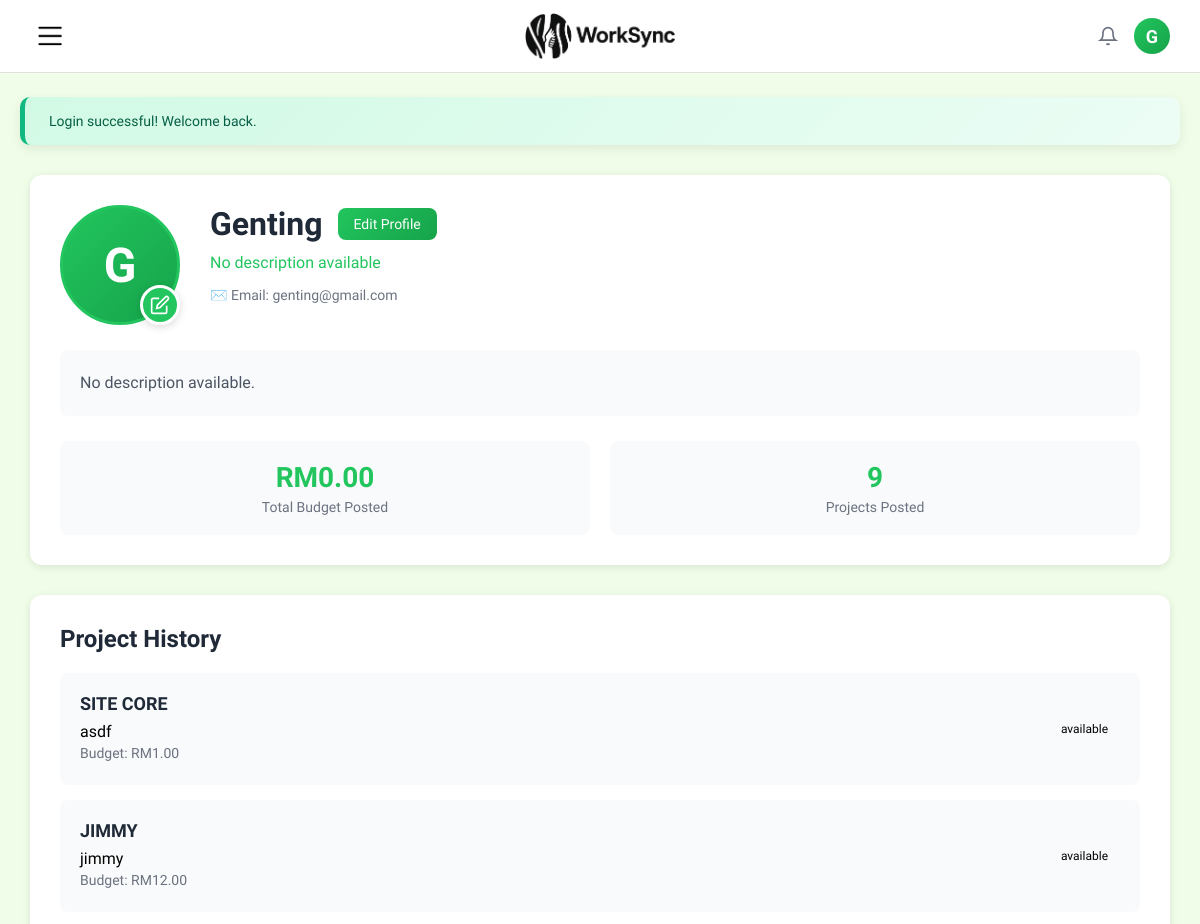
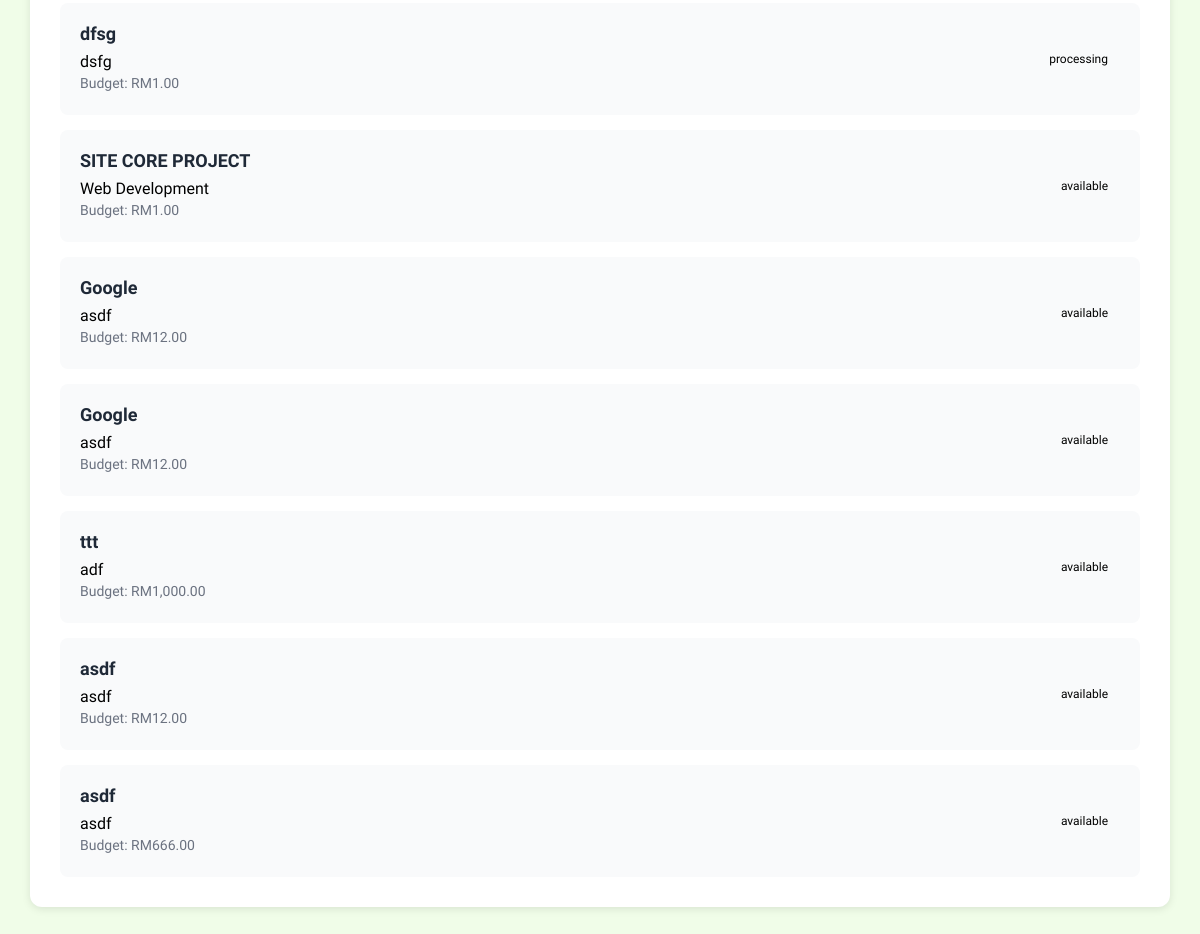
The app's page /page/client_profile.php (signed in), older data (2 pictures, top to bottom).
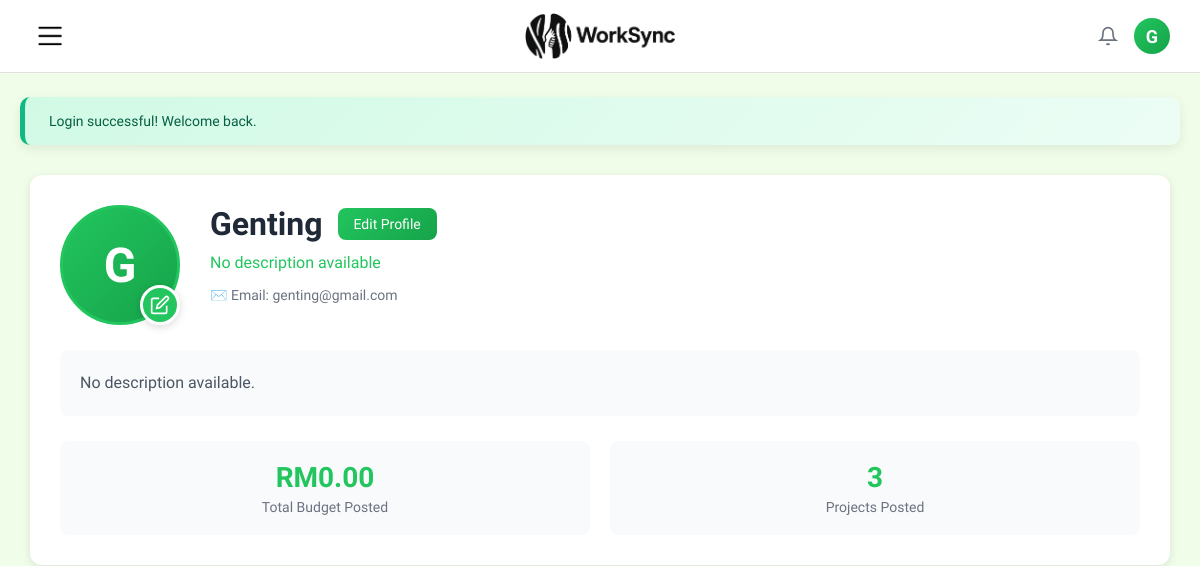
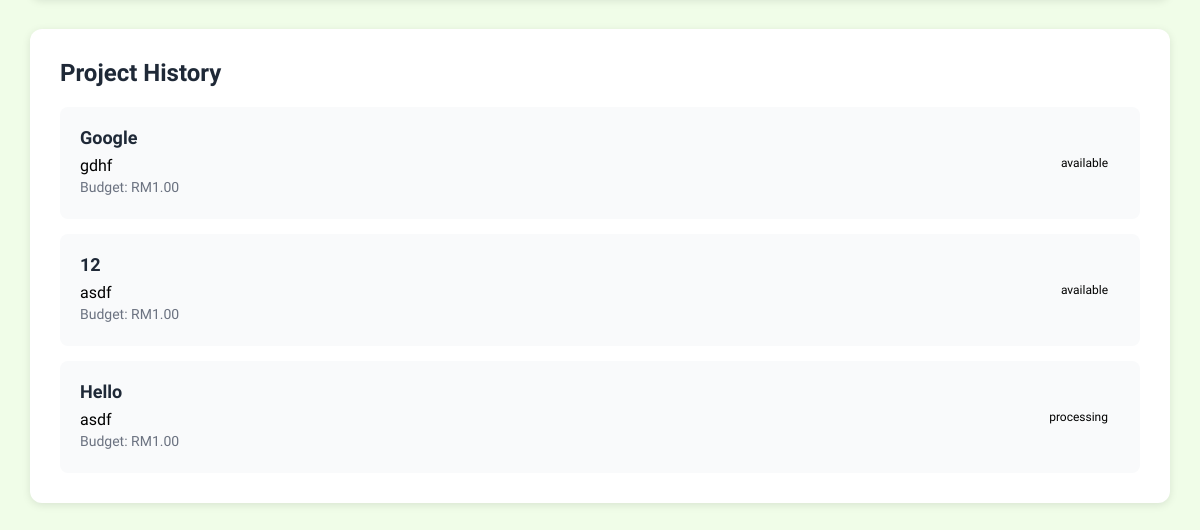
The same page, newer data (2 pictures, top to bottom).
### tables this page shows
CREATE TABLE
  `job` (
    `JobID` int (11) NOT NULL,
    `ClientID` int (11) DEFAULT NULL,
    `Title` varchar(255) DEFAULT NULL,
    `Description` text DEFAULT NULL,
    `Budget` decimal(10, 2) DEFAULT NULL,
    `DeliveryTime` int (11) NOT NULL,
    `Deadline` date DEFAULT NULL,
    `Status` enum ('available', 'deleted', 'complete', 'processing') NOT NULL DEFAULT 'available',
    `PostDate` date DEFAULT NULL
  );

### page/client_profile.php (the view, shortened to what the changed rows need)
<?php
$conn = getDBConnection();
$client_id = $_SESSION['user_id'];
$stmt = $conn->prepare("SELECT ClientID, CompanyName, Description, Email, PhoneNo, Address, Status, ProfilePicture FROM client WHERE ClientID = ?");
$stmt->bind_param("i", $client_id);
$stmt->execute();
$result = $stmt->get_result();
$client = $result->fetch_assoc();
$stmt = $conn->prepare("SELECT COUNT(*) as project_count FROM job WHERE ClientID = ?");
$stmt->bind_param("i", $client_id);
$stmt->execute();
$project_count_result = $stmt->get_result();
$project_count = $project_count_result->fetch_assoc()['project_count'];
$stmt = $conn->prepare("
    SELECT
        JobID,
        Title,
        Budget,
        Status,
        PostDate,
        Description
    FROM job
    WHERE ClientID = ?
    ORDER BY PostDate DESC
    LIMIT 10
");
$stmt->bind_param("i", $client_id);
$stmt->execute();
$projects_result = $stmt->get_result();
$projects = [];
while ($row = $projects_result->fetch_assoc()) {
    $projects[] = $row;
}
?>
<!DOCTYPE html>
<html lang="en">
<head>
    <link rel="stylesheet" href="/assets/css/style.css">
    <link rel="stylesheet" href="/assets/css/dashboard.css">
    <link rel="stylesheet" href="/assets/css/profile.css">
</head>
<body class="profile-page">
    <div class="profile-layout">
        <main class="main-content">
            <div class="profile-card">
                <div class="profile-header-section">
                    <div class="profile-info">
                        <h1 class="profile-name">
                            <?php echo htmlspecialchars($client['CompanyName'] ?: 'Client'); ?>
                            <a href="edit_client_profile.php" class="edit-profile-btn">Edit Profile</a>
                        </h1>
                    </div>
                </div>
                <div class="profile-stats">
                    <div class="stat-box">
                        <div class="stat-value"><?php echo $project_count; ?></div>
                        <div class="stat-label">Projects Posted</div>
                    </div>
                </div>
            </div>
            <div class="project-history-card">
                <h2 class="section-title">Project History</h2>
                <div class="project-list">
                    <?php if (empty($projects)): ?>
                        <p class="no-projects">No projects yet. <a href="createJob.php">Post your first project</a>!</p>
                    <?php else: ?>
                        <?php foreach ($projects as $project): ?>
                            <div class="project-item">
                                <div class="project-info">
                                    <h3 class="project-title"><?php echo htmlspecialchars($project['Title']); ?></h3>
                                    <p class="project-description"><?php echo htmlspecialchars(substr($project['Description'], 0, 100)) . (strlen($project['Description']) > 100 ? '...' : ''); ?></p>
                                    <p class="project-budget">Budget: RM<?php echo number_format($project['Budget'], 2); ?></p>
                                </div>
                                <div class="project-status">
                                    <?php
                                    $status = $project['Status'];
                                    $status_class = strtolower(str_replace(' ', '-', $status));
                                    ?>
                                    <span class="status-badge status-<?php echo $status_class; ?>"><?php echo htmlspecialchars($status); ?></span>
                                </div>
                            </div>
                        <?php endforeach; ?>
                    <?php endif; ?>
                </div>
            </div>
        </main>
    </div>
</body>
</html>

Row changes from the older to the newer data that the page shows:
removed job: Title "SITE CORE", Description "asdf", Budget "1.00", Status "available"
removed job: Title "JIMMY", Description "jimmy", Budget "12.00", Status "available"
removed job: Title "dfsg", Description "dsfg", Budget "1.00", Status "processing"
removed job: Title "SITE CORE PROJECT", Description "Web Development", Budget "1.00", Status "available"
removed job: Title "Google", Description "asdf", Budget "12.00", Status "available"
removed job: Title "Google", Description "asdf", Budget "12.00", Status "available"
removed job: Title "ttt", Description "adf", Budget "1,000.00", Status "available"
removed job: Title "asdf", Description "asdf", Budget "12.00", Status "available"
removed job: Title "asdf", Description "asdf", Budget "666.00", Status "available"
added job: Title "Google", Description "gdhf", Budget "1.00", Status "available"
added job: Title "12", Description "asdf", Budget "1.00", Status "available"
added job: Title "Hello", Description "asdf", Budget "1.00", Status "processing"
Text that changed along with them:
$project_count: "9" → "3"
